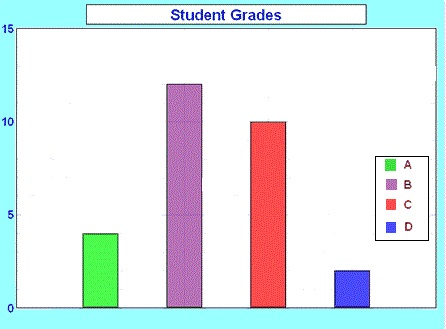
%> input picture Statistical Charts/1.jpg, 446 x 329 px; the run also reads 1 picture not shown here
$ octave --eval "result = getUpperLinePosition(imread('1.jpg'));"   (GNU Octave 9; MATLAB toolbox functions it lacks are replaced by stand-ins)
%> lines starting %> are read from the running program, lines starting %| are printed output that depends on the picture; in (x1, y1, x2, y2) boxes, pixels count from 0 and x2, y2 are one past the last pixel; in counts of white or black regions, pixels touching at a corner belong together; the program's own positions count from 1
### Statistical Charts/RecognizeNumber.m
function [Digits] = RecognizeNumber(InputImage)

img2 = im2bw(InputImage);
imgProp = regionprops(img2,'BoundingBox','Image');

im0=im2bw(imresize(imread('Train\0.jpg'),[16,16]), 0.5);
im1=im2bw(imresize(imread('Train\1.png'),[16,16]), 0.5);
im11=im2bw(imresize(imread('Train\1.jpg'),[16,16]), 0.5);
im2=im2bw(imresize(imread('Train\2.jpg'),[16,16]), 0.5);
im3=im2bw(imresize(imread('Train\3.jpg'),[16,16]), 0.5);
im4=im2bw(imresize(imread('Train\4.jpg'),[16,16]), 0.5);
im5=im2bw(imresize(imread('Train\5.jpg'),[16,16]), 0.5);
im6=im2bw(imresize(imread('Train\6.jpg'),[16,16]), 0.5);
im7=im2bw(imresize(imread('Train\7.jpg'),[16,16]), 0.5);
im8=im2bw(imresize(imread('Train\8.jpg'),[16,16]), 0.5);
im9=im2bw(imresize(imread('Train\9.jpg'),[16,16]), 0.5);

im=im2bw(imresize(imread('Train\cmr.PNG'),[16,16]), 0.5);

cnt=0;
Digits='';
ch = '';
endSize = size(imgProp);
for i = 1 : endSize
    this = imgProp(i).BoundingBox;
%     figure, imshow(~imgProp(i).Image);
    if(this(3)>=2 &&this(4)>=30 && this(3)<=100 &&this(4)<=300)
        temp = ~imgProp(i).Image;
        temp=imresize(temp,[16,16]);
        imwrite(temp,'Train\temp.bmp');
        imgTest =imread('Train\temp.bmp');
        img = imabsdiff(im,imgTest);
        img =~img;
%         figure ,imshow(img);
%         figure ,imshow(imgTest);
%         figure, imshow(im1);
        rectangle('position',this,'EdgeColor','r');
        minDiff = sum(img(:));
        cnt=cnt+1;
    if cnt==1 || cnt==2 || cnt==3
        img = imabsdiff(im0,imgTest);
        imshow(img);
        if(sum(img(:))<minDiff)
        minDiff= sum(img(:));
        ch='0';
        end

        img = imabsdiff(im1,imgTest);
        if(sum(img(:))<minDiff)
        minDiff= sum(img(:));
        ch='1';
        end

        img = imabsdiff(im11,imgTest);
        if(sum(img(:))<minDiff)
        minDiff= sum(img(:));
        ch='1';
        end

        img = imabsdiff(im2,imgTest);
        if(sum(img(:))<minDiff)
        minDiff= sum(img(:));
        ch='2';
        end

        img = imabsdiff(im3,imgTest);
        if(sum(img(:))<minDiff)
        minDiff= sum(img(:));
        ch='3';
        end

        img = imabsdiff(im4,imgTest);
        if(sum(img(:))<minDiff)
        minDiff= sum(img(:));
        ch='4';
        end

        img = imabsdiff(im5,imgTest);
        if(sum(img(:))<minDiff)
        minDiff= sum(img(:));
        ch='5';
        end

        img = imabsdiff(im6,imgTest);
        if(sum(img(:))<minDiff)
        minDiff= sum(img(:));
        ch='6';
        end

        img = imabsdiff(im7,imgTest);
        if(sum(img(:))<minDiff)
        minDiff= sum(img(:));
        ch='7';
        end

        img = imabsdiff(im8,imgTest);
        if(sum(img(:))<minDiff)
        minDiff= sum(img(:));
        ch='8';
        end

        img = imabsdiff(im9,imgTest);
        if(sum(img(:))<minDiff)
        minDiff= sum(img(:));
        ch='9';
        end

        Digits=strcat(Digits,ch);
    end

   end
end
% msgbox(strcat('the numbers is: ',Digits));

end

### Statistical Charts/getUpperLinePosition.m
function [ mini, val ] = getUpperLinePosition(I)
%GETUPPERLINEPOSITION Summary of this function goes here
%   Detailed explanation goes here
% take RGB image
% return the min i with longest line

%   I = imread('3.png');
% imshow(I)
I = rgb2gray(I);

imm = I;
h = fspecial('sobel');
I= imfilter(I,h,'replicate');
BW = edge(I,'canny');
%> BW: size 329x446 logical; 2.7% white in thin lines or dots
% imshow(BW);
[H,theta,rho] = hough(BW);
%> theta = 180 values from -90 to 89; rho = 1107 values from -553 to 553

P = houghpeaks(H,5,'threshold',ceil(0.3*max(H(:))));
%> P = [525 1; 246 1; 553 1]
x = theta(P(:,2));
%> x = [-90 -90 -90]
y = rho(P(:,1));
%> y = [-29 -308 -1]
% plot(x,y,'s','color','black');
lines = houghlines(BW,theta,rho,P,'FillGap',4,'MinLength',size(I, 2)-(size(I, 2)/3));
%> lines = 1 line; point1 to point2 (x, y): (16, 30) to (438, 30)
figure, imshow(I), hold on
% max_len = 0;
mini = size(I, 1);
%> mini = 329
xy_long = [0 0 ; 0 0];
for k = 1:length(lines)
     if lines(k).point1(1, 2) > (size(I, 1)/2) ||lines(k).point2(1, 2) > (size(I, 1)/2)
         continue;
     end
   xy = [lines(k).point1; lines(k).point2];
    plot(xy(:,1),xy(:,2),'LineWidth',2,'Color','green');
% %
%    % Plot beginnings and ends of lines
    plot(xy(1,1),xy(1,2),'x','LineWidth',2,'Color','yellow');
    plot(xy(2,1),xy(2,2),'x','LineWidth',2,'Color','red');
% [7 lines of commented-out code are left out]
   if ( mini > xy(1, 2))
      mini = xy(1,2);
      xy_long = xy;
   end
end
%> this loop made 1 pass
%> (mini, xy_long) on pass 1: (30, [16 30; 438 30])
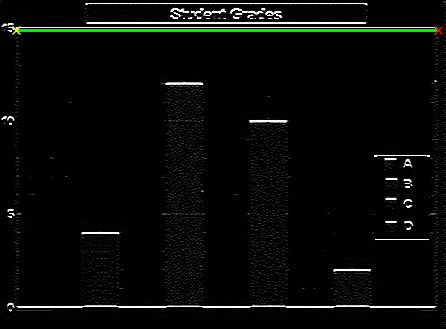
%> figure redrawn from the program's plot data
% highlight the longest line segment
% plot(xy_long(:,1),xy_long(:,2),'LineWidth',2,'Color','red');
mm = imm(xy_long(1,2)-10:xy_long(1,2)+10, 1:xy_long(1,1)-2);
imgBW = im2bw(mm, 0.6);
figure, imshow(imgBW);
imgBW = ~imgBW;
%  imgBW = imerode(imgBW,ones(1,1));
%   imgBW = imdilate(imgBW,ones(2,2));
figure, imshow(imgBW);
[L, num] = bwlabel(imgBW);
%> num = 2
% iii = int8(zeros([500 500]));

for k = 1 : num
    thisBlob = ismember(L, k);

    thisBlob = imresize(thisBlob, [100, 100]);
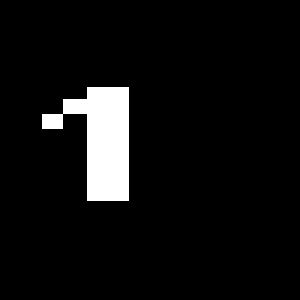
%> thisBlob: size 100x100 logical (shown 3 times larger); 6.1% white; 1 white region

    figure, imshow(thisBlob);
    [numberChar] = RecognizeNumber(thisBlob);
%> in RecognizeNumber, `imgProp = regionprops(img2,'BoundingBox','Image');`: imgProp = 1 region; box (x1, y1, x2, y2): (14, 29, 43, 67)
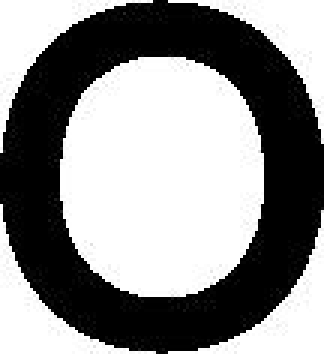
%> input picture Statistical Charts/Train/0.jpg, 108 x 118 px (shown 3 times larger)
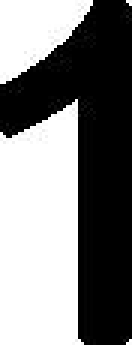
%> input picture Statistical Charts/Train/1.jpg, 44 x 115 px (shown 3 times larger)
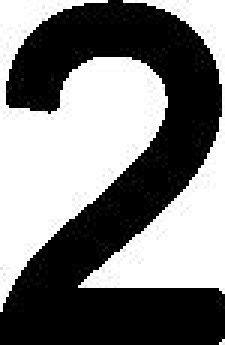
%> input picture Statistical Charts/Train/2.jpg, 75 x 115 px (shown 3 times larger)
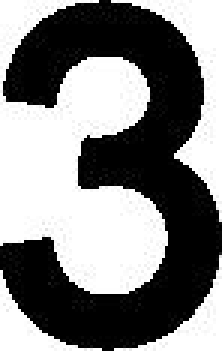
%> input picture Statistical Charts/Train/3.jpg, 74 x 117 px (shown 3 times larger)
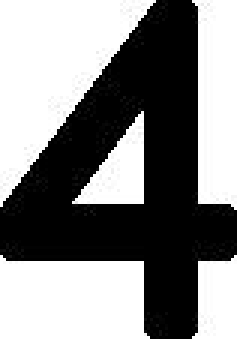
%> input picture Statistical Charts/Train/4.jpg, 79 x 113 px (shown 3 times larger)
%> the run ends on the next line
    numberInt = str2double(numberChar);
    if k==1
        val = numberInt;
    else
        val = 10*val + numberInt;
    end


end
    disp(val);
end
%%
% ocrResults = ocr(imgBW, 'TextLayout', 'Block');
% words = ocrResults.Words;
% val = str2double(words(1));


%%
% [37 lines of commented-out code are left out]
